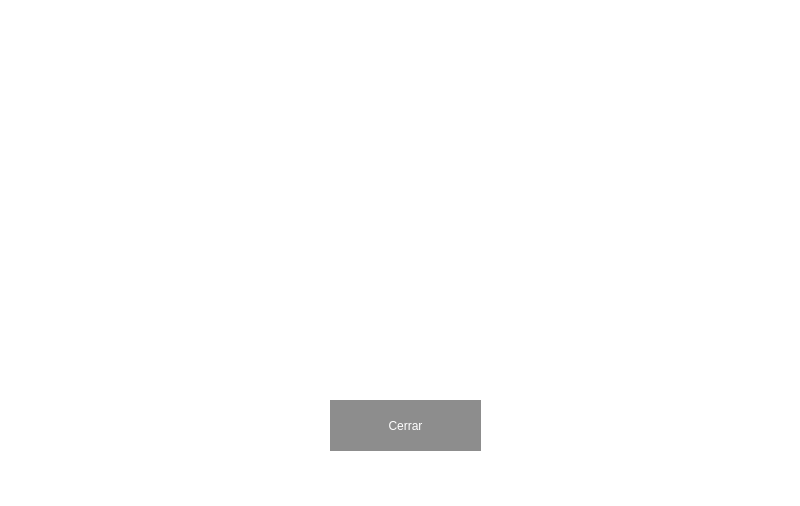
<?xml version="1.0" encoding="UTF-8"?>
<ui version="4.0">
 <class>MainWindow</class>
 <widget class="QMainWindow" name="MainWindow">
  <property name="geometry">
   <rect>
    <x>0</x>
    <y>0</y>
    <width>800</width>
    <height>506</height>
   </rect>
  </property>
  <property name="windowTitle">
   <string>MainWindow</string>
  </property>
  <property name="styleSheet">
   <string notr="true">background-color: rgb(255, 255, 255);</string>
  </property>
  <widget class="QWidget" name="centralwidget">
   <widget class="QPushButton" name="btn_cerrar">
    <property name="geometry">
     <rect>
      <x>330</x>
      <y>400</y>
      <width>151</width>
      <height>51</height>
     </rect>
    </property>
    <property name="styleSheet">
     <string notr="true">QPushButton{
font: 90 20pt &quot;MS Shell Dlg 2&quot;;
  color:rgb(255, 255, 255);
  
	background-color: rgb(104, 127, 143);
border-radius:30px;
}
QPushButton:hover{
background-color: rgb(255, 0,0 );
	color:rgb(255, 255, 255);
}

QPushButton{

  color:rgb(255, 255, 255);
  
	
	background-color: rgb(141, 141, 141);
}
</string>
    </property>
    <property name="text">
     <string>Cerrar</string>
    </property>
   </widget>
  </widget>
  <widget class="QMenuBar" name="menubar">
   <property name="geometry">
    <rect>
     <x>0</x>
     <y>0</y>
     <width>800</width>
     <height>21</height>
    </rect>
   </property>
  </widget>
  <widget class="QStatusBar" name="statusbar"/>
 </widget>
 <resources/>
 <connections/>
</ui>
